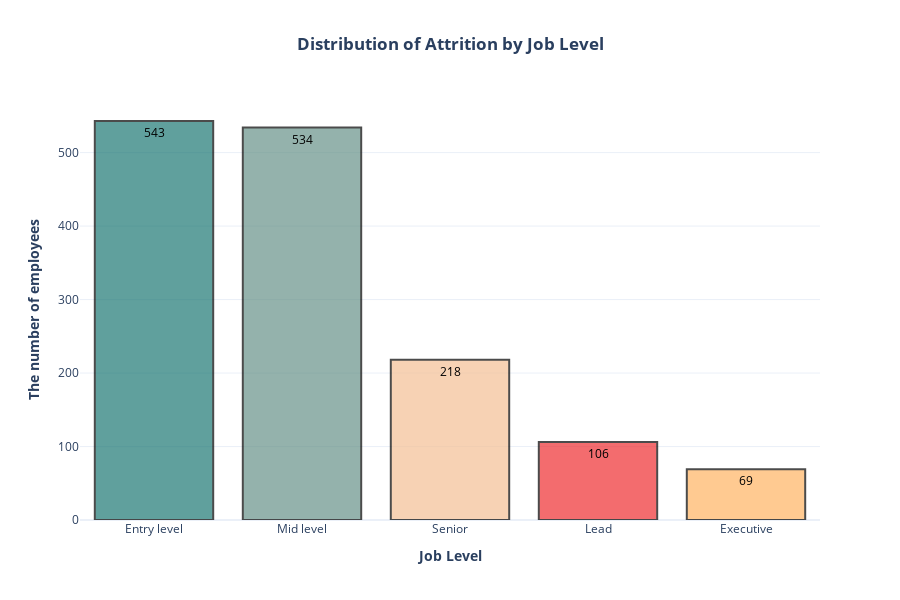

Write notebook code for a chart like this one.
### Markdown cell above
**Title:** Percentage of levels in work

**Chart Type:** BarPlot

**Visualization:**

### Code cell
plot_df = df.copy()
plot_df["JobLevel"] = pd.Categorical(plot_df["JobLevel"]).rename_categories(
    ["Entry level", "Mid level", "Senior", "Lead", "Executive"]
)

plot_df = plot_df["JobLevel"].value_counts()

colors = ["#1d7874", "#679289", "#f4c095", "#ee2e31", "#ffb563", "#918450"]
data = go.Bar(
    x=plot_df.index,
    y=plot_df.values,
    text=plot_df.values,
    textposition="inside",
    textfont=dict(size=12, color="black"),
    marker=dict(color=colors, opacity=0.7, line_color="black", line_width=2),
)
layout = go.Layout(
    title={
        "text": "<b>Distribution of Attrition by Job Level</b>",
        "x": 0.5,
        "xanchor": "center",
    },
    xaxis=dict(title="<b>Job Level</b>"),
    yaxis=dict(title="<b>The number of employees</b>"),
    width=900,
    height=600,
    template="plotly_white",
)
fig = go.Figure(data=data, layout=layout)

iplot(fig)

### Figure 1 — Plotly figure (JSON) as saved in the notebook; plotly's stock layout.template omitted (floating-point values rounded to 4 significant figures)
{"data": [{"marker": {"color": ["#1d7874", "#679289", "#f4c095", "#ee2e31", "#ffb563", "#918450"], "line": {"color": "black", "width": 2}, "opacity": 0.7}, "text": [543, 534, 218, 106, 69], "textfont": {"color": "black", "size": 12}, "textposition": "inside", "type": "bar", "x": ["Entry level", "Mid level", "Senior", "Lead", "Executive"], "y": [543, 534, 218, 106, 69]}], "layout": {"height": 600, "title": {"text": "<b>Distribution of Attrition by Job Level</b>", "x": 0.5, "xanchor": "center"}, "width": 900, "xaxis": {"title": {"text": "<b>Job Level</b>"}}, "yaxis": {"title": {"text": "<b>The number of employees</b>"}}}}
